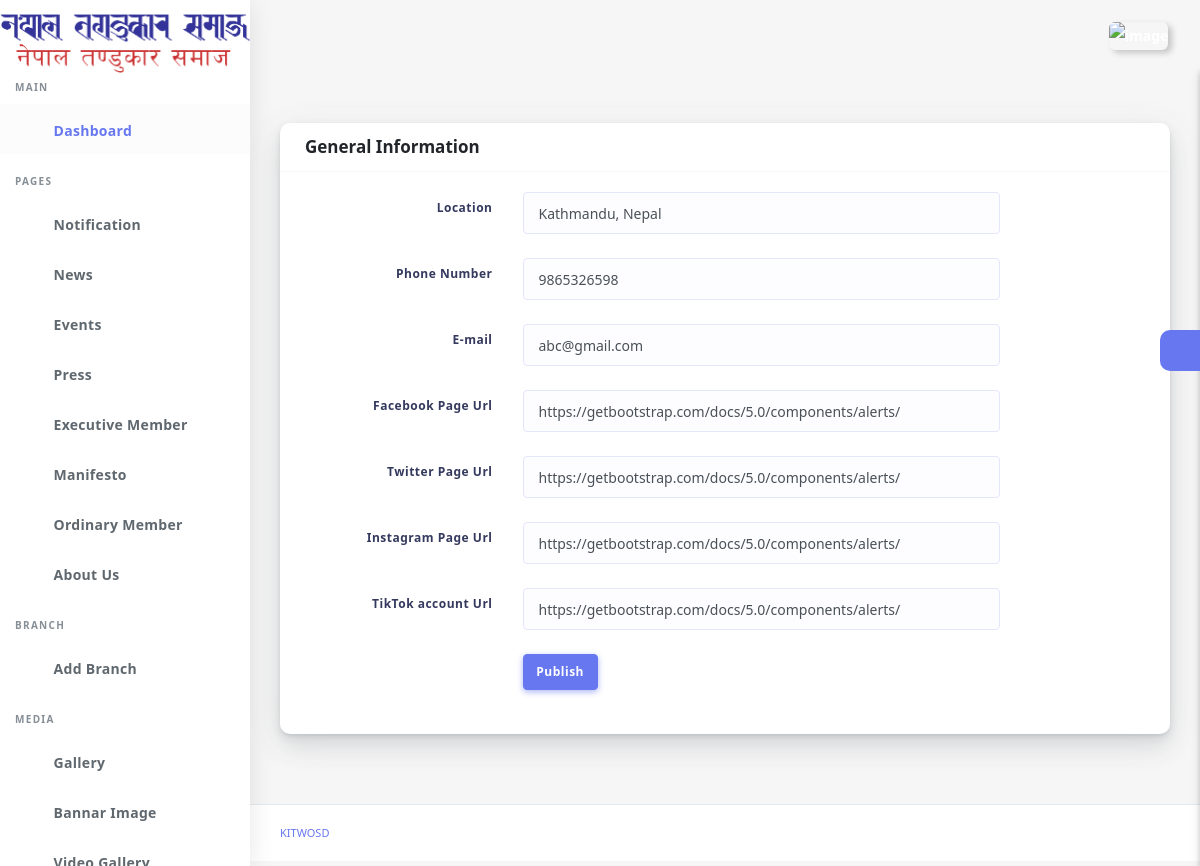
Screenshot of /dashboard/generalinfo (signed in) with the database file from the repository.
### app/models.py (models this page shows)
class ContactInfo(models.Model):
    phone_number = models.PositiveIntegerField()
    address = models.CharField(max_length=150)
    email = models.EmailField()
    facebook_url = models.URLField(null=True, blank=True)
    twitter_url = models.URLField(null=True, blank=True)
    instagram_url  = models.URLField(null=True, blank=True)
    tiktok_url = models.URLField(null=True, blank=True)
    class Meta:
        ordering =['-id',]

### dashboard/decorators.py (the view)
    def wrapper_fun(request, *args, **kwargs):
        if request.user.is_authenticated:
            return view_fun(request, *args, **kwargs)
        else:
            messages.warning(request,"Login required...")
            return redirect('dashboard:login')

### app/context_processor.py (called while the page is built)
def aboutctg(request):
    about = About.objects.all()
    return{
        'aboutctg':about
    }

def contact(request):
    contact_info = ContactInfo.objects.first()
    return {
        'contact':contact_info
    }

def bankdetails(request):
    bank_details = BankDetails.objects.first()
    return {
        'bank_details':bank_details
    }

def bannarimage(request):
    bannar_image = BannarImage.objects.first()
    return ({
        'bannar_image':bannar_image
    })

def first_video(request):
    video = Video.objects.first()
    return({
        'videos':video
    })

### dashboard/views.py (called while the page is built)
@login_required
def general_info(request):
    if request.method =="POST":
        contactinfo = ContactInfo.objects.first()
        contactinfo.phone_number = request.POST['number']
        contactinfo.email=request.POST['email']
        contactinfo.address=request.POST['location']
        contactinfo.facebook_url=request.POST['facebookurl']
        contactinfo.instagram_url=request.POST['instaurl']
        contactinfo.tiktok_url=request.POST['tiktok']
        contactinfo.twitter_url=request.POST['twitter']
        contactinfo.save()
        messages.success(request,'update successfully..')
        return redirect('dashboard:general_info')
    else:
        contactinfo = ContactInfo.objects.first()
        return render(request,'dashboard/generalinfo.html',{'contactinfo':contactinfo})

### dashboard/templates/dashboard/generalinfo.html (shortened to what this page needs)
{% extends 'dashboard/base.html' %}
{% load static %}
{% block content %}
<div class="main-content">
    <section class="section">
      <div class="section-body">
        <div class="row">
          <div class="col-12">
            <div class="card">
              <div class="card-header">
                <h4>General Information </h4>
              </div>
              <div class="card-body">
                <form method ="post"  acttion ="{% url 'dashboard:general_info' %}" enctype="multipart/form-data">
                  <div class="form-group row mb-4">
                    <label class="col-form-label text-md-right col-12 col-md-3 col-lg-3">Location</label>
                    <div class="col-sm-12 col-md-7">
                      <input type="text" name="location" value="{{contactinfo.address}}" class="form-control">
                    </div>
                  </div>
                  <div class="form-group row mb-4">
                    <label class="col-form-label text-md-right col-12 col-md-3 col-lg-3">Phone Number</label>
                    <div class="col-sm-12 col-md-7">
                      <input type="number" name="number" value="{{contactinfo.phone_number}}" class="form-control">
                    </div>
                  </div>
                  <div class="form-group row mb-4">
                    <label class="col-form-label text-md-right col-12 col-md-3 col-lg-3">E-mail</label>
                    <div class="col-sm-12 col-md-7">
                      <input type="email" name="email" value="{{contactinfo.email}}" class="form-control">
                    </div>
                  </div>
                  <div class="form-group row mb-4">
                    <label class="col-form-label text-md-right col-12 col-md-3 col-lg-3">Facebook Page Url</label>
                    <div class="col-sm-12 col-md-7">
                      <input type="url" name="facebookurl" value="{{contactinfo.facebook_url}}" class="form-control">
                    </div>
                  </div>
                  <div class="form-group row mb-4">
                    <label class="col-form-label text-md-right col-12 col-md-3 col-lg-3">Twitter Page Url</label>
                    <div class="col-sm-12 col-md-7">
                      <input type="url" name="twitter" value="{{contactinfo.twitter_url}}" class="form-control">
                    </div>
                  </div>
                  <div class="form-group row mb-4">
                    <label class="col-form-label text-md-right col-12 col-md-3 col-lg-3">Instagram Page Url</label>
                    <div class="col-sm-12 col-md-7">
                      <input type="url" name="instaurl"  value="{{contactinfo.instagram_url}}" class="form-control">
                    </div>
                  </div>
                  <div class="form-group row mb-4">
                    <label class="col-form-label text-md-right col-12 col-md-3 col-lg-3">TikTok  account Url</label>
                    <div class="col-sm-12 col-md-7">
                      <input type="url" name="tiktok" value="{{contactinfo.tiktok_url}}" class="form-control">
                    </div>
                  </div>
                  <div class="form-group row mb-4">
                    <label class="col-form-label text-md-right col-12 col-md-3 col-lg-3"></label>
                    <div class="col-sm-12 col-md-7">
                      <button type="submit" class="btn btn-primary">Publish</button>
                    </div>
                  </div>
              </div>
            </div>
          </div>
        </div>
    </section>
    <div class="settingSidebar">
      <a href="javascript:void(0)" class="settingPanelToggle"> <i class="fa fa-spin fa-cog"></i>
      </a>
    </div>
  </div>
{% endblock %}

### rows the page displays
ContactInfo: location "Kathmandu, Nepal", number "9865326598", email "abc@gmail.com", facebookurl "https://getbootstrap.com/docs/5.0/components/alerts/", twitter "https://getbootstrap.com/docs/5.0/components/alerts/", instaurl "https://getbootstrap.com/docs/5.0/components/alerts/", tiktok "https://getbootstrap.com/docs/5.0/components/alerts/"
